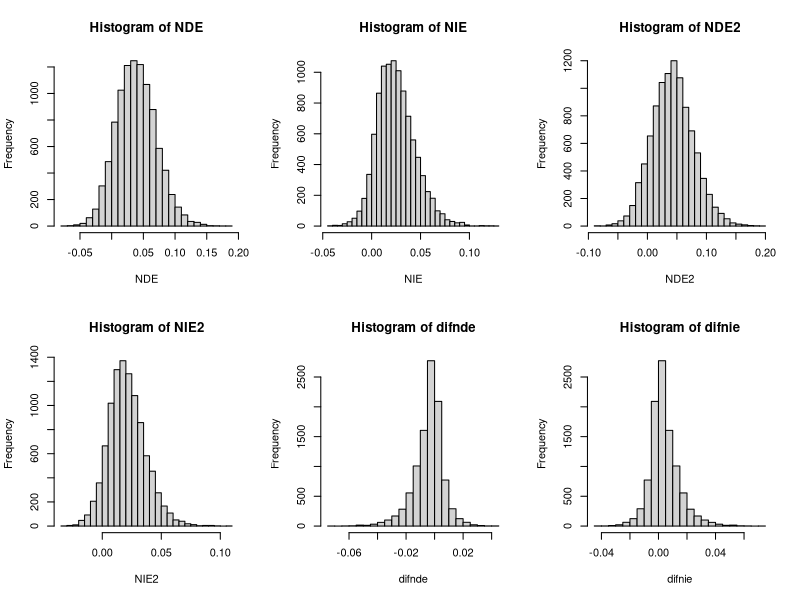

Here is the R script that generated this plot: (Note: a time limit stopped this script after it produced the figure.)
n=500 # För stort n får vi normality för NIE och även för differensen.
iter = 10000

exp.coefs = c(I = -3.416096, X = 0.036231)
med.coefs = c(I = -1.6507546, Z = 0.2683970, X = 0.0065543, ZX = 0)
out.coefs = c(I = -3.7220626, Z = 0.2763912, M = 1.4729651, ZM = 0, X = 0.0283196, ZX = 0, MX = 0, ZMX = 0)

NDE=vector(mode = "numeric", length = iter)
NIE=vector(mode = "numeric", length = iter)
NDE2=vector(mode = "numeric", length = iter)
NIE2=vector(mode = "numeric", length = iter)
difnde =vector(mode = "numeric", length = iter)
difnie =vector(mode = "numeric", length = iter)
exp.value = 1
control.value = 0
set.seed(1234)
for (i in 1:iter) {
  X   = 104 - rgamma(n = n, shape = 8, scale = 4.5)
  x.med = X
  x.out = X
  Z.s = exp.coefs[1] + exp.coefs[2]*X + rnorm(n = n, mean = 0, sd = 1)
  Z   = ifelse(Z.s>0, 1, 0)
  M.s = med.coefs[1] + med.coefs[2]*Z + med.coefs[3]*X + rnorm(n = n, mean = 0, sd = 1)
  M   = ifelse(M.s>0, 1, 0)
  Y.s = out.coefs[1] + out.coefs[2]*Z + out.coefs[3]*M + out.coefs[5]*X + rnorm(n = n, mean = 0, sd = 1)
  Y   = ifelse(Y.s>0, 1, 0)
  data = data.frame(Y, M, Z, X)
  
  med.model <- glm("M~Z+X", data = data, family = binomial(link = "probit")) 
  out.model <- glm("Y~Z+M+M*Z+X", data = data, family = binomial(link = "probit")) 
  
  b0 <- coef(med.model)[1]
  b1 <- coef(med.model)[2]
  b2 <- matrix(data = coef(med.model)[3], ncol = 1, nrow = 1)
  b3 <- matrix(data = 0, ncol = 1, nrow = 1)
  th0 <- coef(out.model)[1]
  th1 <- coef(out.model)[2]
  th2 <- coef(out.model)[3]
  th3 <- tail(coef(out.model), n=1)
  # th3 = 0
  x.indices = !coef(out.model) %in% c(th0, th1, th2, th3) 
  th4 <- matrix(coef(out.model)[x.indices], ncol = 1)
  th5 <- matrix(data = 0, ncol = 1, nrow = 1)
  th6 <- matrix(data = 0, ncol = 1, nrow = 1)
  th7 <- matrix(data = 0, ncol = 1, nrow = 1)
  
  t.de <- 0
  t.ie <- 1
  probs.med.ie <- stats::pnorm(b0 + b1 * exp.value + x.med %*% 
                                 (b2 + b3 * exp.value)) - stats::pnorm(b0 + b1 * 
                                                                         control.value + x.med %*% (b2 + b3 * control.value))
  probs.med.de <- stats::pnorm(b0 + b1 * t.de + x.med %*% 
                                 (b2 + b3 * t.de))
  probs.out.ie <- stats::pnorm(th0 + th2 + (th1 + th3) * 
                                 t.ie + x.out %*% (th4 + th5 * t.ie + th6 + th7 * t.ie)) - 
    stats::pnorm(th0 + th1 * t.ie + x.out %*% 
                   (th4 + th5 * t.ie))
  probs.out.de1 <- stats::pnorm(th0 + th1 * exp.value + 
                                  x.out %*% (th4 + exp.value * th5)) - stats::pnorm(th0 + 
                                                                                      th1 * control.value + x.out %*% (th4 + control.value * th5))
  probs.out.de2 <- stats::pnorm(th0 + th2 + exp.value * 
                                  (th1 + th3) + x.out %*% (th4 + exp.value * th5 + 
                                                             th6 + exp.value * th7)) - stats::pnorm(th0 + th2 + 
                                                                                                      control.value * (th1 + th3) + x.out %*% (th4 + control.value * 
                                                                                                                                                 th5 + th6 + control.value * th7))
  NIE[i] <- mean(probs.out.ie * probs.med.ie)
  NDE[i] <- mean(probs.out.de1 * (1 - probs.med.de) + 
                   probs.out.de2 * probs.med.de)
  
  t.de <- 1
  t.ie <- 0
  probs.med.ie <- stats::pnorm(b0 + b1 * exp.value + x.med %*% 
                                 (b2 + b3 * exp.value)) - stats::pnorm(b0 + b1 * 
                                                                         control.value + x.med %*% (b2 + b3 * control.value))
  probs.med.de <- stats::pnorm(b0 + b1 * t.de + x.med %*% 
                                 (b2 + b3 * t.de))
  probs.out.ie <- stats::pnorm(th0 + th2 + (th1 + th3) * 
                                 t.ie + x.out %*% (th4 + th5 * t.ie + th6 + th7 * t.ie)) - 
    stats::pnorm(th0 + th1 * t.ie + x.out %*% 
                   (th4 + th5 * t.ie))
  probs.out.de1 <- stats::pnorm(th0 + th1 * exp.value + 
                                  x.out %*% (th4 + exp.value * th5)) - stats::pnorm(th0 + 
                                                                                      th1 * control.value + x.out %*% (th4 + control.value * th5))
  probs.out.de2 <- stats::pnorm(th0 + th2 + exp.value * 
                                  (th1 + th3) + x.out %*% (th4 + exp.value * th5 + 
                                                             th6 + exp.value * th7)) - stats::pnorm(th0 + th2 + 
                                                                                                      control.value * (th1 + th3) + x.out %*% (th4 + control.value * 
                                                                                                                                                 th5 + th6 + control.value * th7))
  NIE2[i] <- mean(probs.out.ie * probs.med.ie)
  NDE2[i] <- mean(probs.out.de1 * (1 - probs.med.de) + 
                    probs.out.de2 * probs.med.de)
  
  difnde[i] = NDE[i]-NDE2[i]
  difnie[i] = NIE[i]-NIE2[i]
  
  if (i%%10 == 0) {
    print(i/iter) 
  }
}

par(mfrow=c(2, 3))
hist(NDE, breaks = 30)
hist(NIE, breaks = 30)
hist(NDE2, breaks = 30)
hist(NIE2, breaks = 30)
hist(difnde, breaks = 30)
hist(difnie, breaks = 30)
shapiro.test(difnde[1:500]) # NIE not AN?
